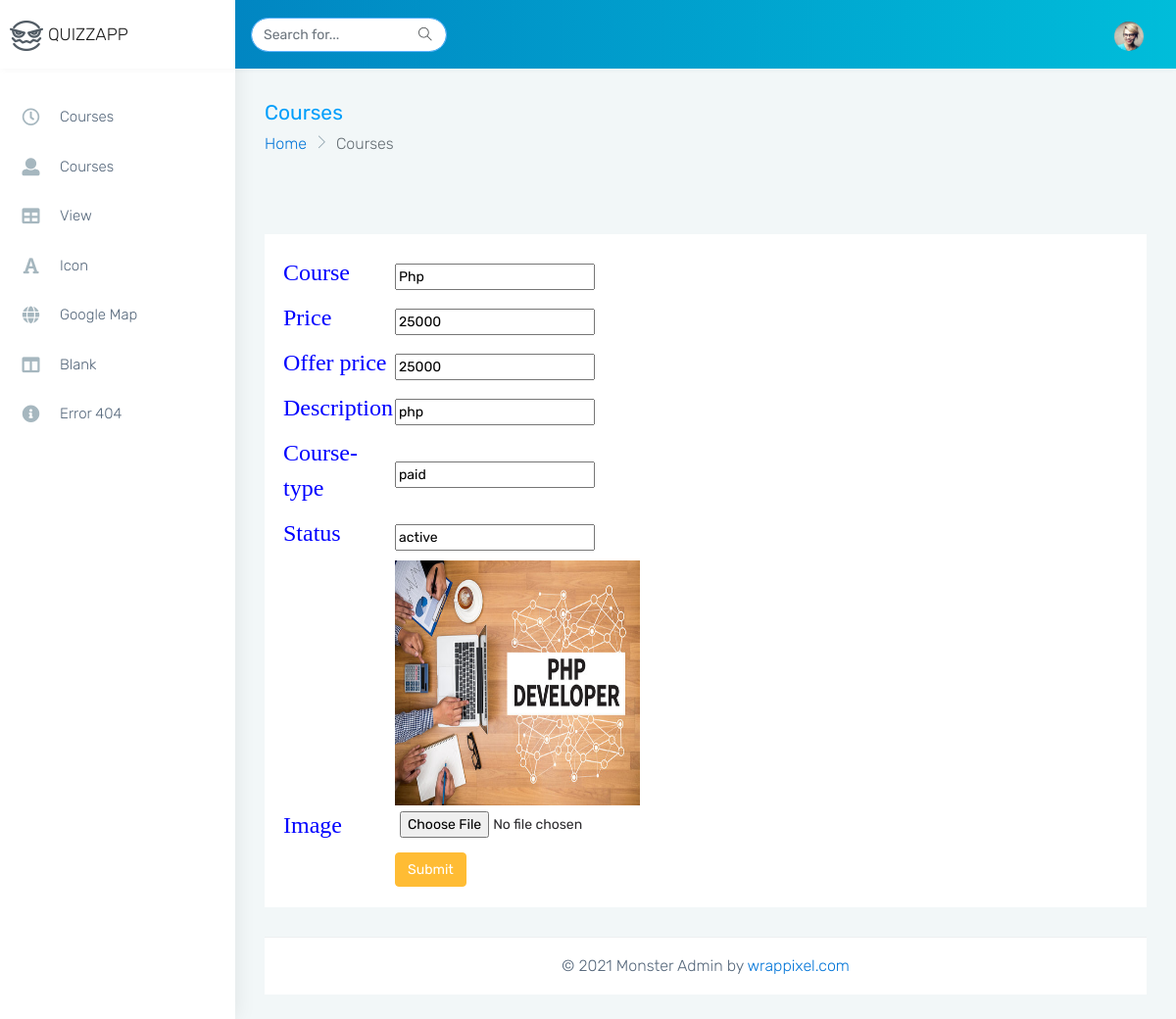
Screenshot of /edit/php/ with the database file from the repository.
### home/models.py (models this page shows, shortened)
class Course(models.Model):
    course_name = models.CharField(max_length=250, unique=True)
    slug = AutoSlugField(populate_from='course_name', unique=True, null=True)
    course_price = models.CharField(max_length=10, default=None)
    course_offer_price = models.CharField(max_length=10, default=None)
    course_description = models.TextField()
    course_type = models.CharField(max_length=10, choices=[('paid', 'Paid'), ('free', 'Free')])  # True for Paid, False for Unpaid
    course_status = models.CharField(max_length=10, choices=[('active', 'Active'), ('inactive', 'Inactive')])
    thumbnail = models.ImageField(
        upload_to='course_thumbnails',
        blank=True,
        null=True,
        default='course/default.png'
    )
    create_at = models.DateField(null=True, blank=True, auto_now=True)
    update_at = models.DateField(null=True, blank=True, auto_now=True)
    delete_at = models.DateField(null=True, blank=True)

### home/views.py (the view)
# urls.py: path('edit/<slug:slug>/', views.edit, name='edit'),
def edit(request, slug):
    course = get_object_or_404(Course, slug=slug)
    data = {
        "data": course
    }
    return render(request, 'edit.html', data)

### Templates/edit.html (shortened to what this page needs)
{% load static %}
<!DOCTYPE html>
<html dir="ltr" lang="en">
<head>
    <link href="https://cdn.jsdelivr.net/npm/bootstrap@5.3.3/dist/css/bootstrap.min.css" rel="stylesheet">
    <link href="{% static 'plugins1/chartist/dist/chartist.min.css' %}" rel="stylesheet">
    <link href="{% static 'css1/style.min.css' %}" rel="stylesheet">
</head>
<body>
    <div id="main-wrapper" data-layout="vertical" data-navbarbg="skin6" data-sidebartype="full"
        data-sidebar-position="absolute" data-header-position="absolute" data-boxed-layout="full">
        <header class="topbar" data-navbarbg="skin6">
            <nav class="navbar top-navbar navbar-expand-md navbar-dark">
                <div class="navbar-header" data-logobg="skin6">
                    <a class="navbar-brand" href="admin_index.html">
                        <b class="logo-icon">
                            <img src="{% static 'images1/logo-icon.png' %}" alt="homepage" class="dark-logo" />
                        </b>
                        <span class="logo-text">
                            QUIZZAPP
                        </span>
                    </a>
                </div>
                <div class="navbar-collapse collapse" id="navbarSupportedContent" data-navbarbg="skin5">
                    <ul class="navbar-nav me-auto mt-md-0 ">
                        <li class="nav-item hidden-sm-down">
                            <form class="app-search ps-3">
                                <input type="text" class="form-control" placeholder="Search for..."> <a
                                    class="srh-btn"><i class="ti-search"></i></a>
                            </form>
                        </li>
                    </ul>
                    <ul class="navbar-nav">
                        <li class="nav-item dropdown">
                            <a class="nav-link dropdown-toggle waves-effect waves-dark" href="#" id="navbarDropdown" role="button" data-bs-toggle="dropdown" aria-expanded="false">
                                <img src="{% static 'images1/users/1.jpg' %}" alt="user" class="profile-pic me-2">
                            </a>
                        </li>
                    </ul>
                </div>
            </nav>
        </header>
        <aside class="left-sidebar" data-sidebarbg="skin6">
            <div class="scroll-sidebar">
                <nav class="sidebar-nav">
                    <ul id="sidebarnav">
                        <li class="sidebar-item"> <a class="sidebar-link waves-effect waves-dark sidebar-link"
                                href="index.html" aria-expanded="false"><i class="me-3 far fa-clock fa-fw"
                                    aria-hidden="true"></i><span class="hide-menu">Courses</span></a></li>
                        <li class="sidebar-item"> <a class="sidebar-link waves-effect waves-dark sidebar-link"
                                href="{% url 'courses' %}" aria-expanded="false">
                                <i class="me-3 fa fa-user" aria-hidden="true"></i><span
                                    class="hide-menu">Courses</span></a>
                        </li>
                        <li class="sidebar-item"> <a class="sidebar-link waves-effect waves-dark sidebar-link"
                                href="{% url 'course_view' %}" aria-expanded="false"><i class="me-3 fa fa-table"
                                    aria-hidden="true"></i><span class="hide-menu">View</span></a></li>
                        <li class="sidebar-item"> <a class="sidebar-link waves-effect waves-dark sidebar-link"
                                href="icon-fontawesome.html" aria-expanded="false"><i class="me-3 fa fa-font"
                                    aria-hidden="true"></i><span class="hide-menu">Icon</span></a></li>
                        <li class="sidebar-item"> <a class="sidebar-link waves-effect waves-dark sidebar-link"
                                href="map-google.html" aria-expanded="false"><i class="me-3 fa fa-globe"
                                    aria-hidden="true"></i><span class="hide-menu">Google Map</span></a></li>
                        <li class="sidebar-item"> <a class="sidebar-link waves-effect waves-dark sidebar-link"
                                href="blank.html" aria-expanded="false"><i class="me-3 fa fa-columns"
                                    aria-hidden="true"></i><span class="hide-menu">Blank</span></a></li>
                        <li class="sidebar-item"> <a class="sidebar-link waves-effect waves-dark sidebar-link"
                                href="404.html" aria-expanded="false"><i class="me-3 fa fa-info-circle"
                                    aria-hidden="true"></i><span class="hide-menu">Error 404</span></a></li>
                    </ul>
                </nav>
            </div>
        </aside>
        <div class="page-wrapper">
            <div class="page-breadcrumb">
                <div class="row align-items-center">
                    <div class="col-md-6 col-8 align-self-center">
                        <h3 class="page-title mb-0 p-0">Courses</h3>
                        <div class="d-flex align-items-center">
                            <nav aria-label="breadcrumb">
                                <ol class="breadcrumb">
                                    <li class="breadcrumb-item"><a href="#">Home</a></li>
                                    <li class="breadcrumb-item active" aria-current="page">Courses</li>
                                </ol>
                            </nav>
                        </div>
                    </div>
                </div>
            </div>
            <div class="container-fluid">
                <div class="row">
                    <div class="col-sm-6">
                    </div>
                </div>
                <div class="row">
                    <div class="col-sm-12">
                        <div class="card">
                            <div class="card-body">
                                <div class="row">
                                    <div class="col-md-6">
                                    <form action="{% url 'update' data.id %}" method="post" enctype="multipart/form-data">
                                          <div class="d-flex justify-content-center align-items-center" >
                                             <table>
                                             <tr>
                                                 <td>
                                                    <label style="font-size: x-large; color: blue;font-family: Cambria, Cochin, Georgia, Times, 'Times New Roman', serif;">Course</label>
                                                 </td>
                                                 <td>
                                                     <input type="text" name="course_name" value={{data.course_name}}>
                                                 </td>
                                             </tr>
                                         <tr>
                                             <td>
                                                 <label style="font-size: x-large; color: blue;font-family: Cambria, Cochin, Georgia, Times, 'Times New Roman', serif;">Price </label>
                                             </td>
                                             <td>
                                                 <input type="text" name="course_price" value={{data.course_price}}>
                                             </td>
                                         </tr>
                                         <tr>
                                             <td>
                                                 <label style="font-size: x-large; color: blue;font-family: Cambria, Cochin, Georgia, Times, 'Times New Roman', serif;">Offer price</label>
                                              </td>
                                              <td>
                                                  <input type="text" name="course_offer_price" value={{ data.course_offer_price}}>
                                              </td>
                                         </tr>
                                         <tr>
                                            <td>
                                                <label style="font-size: x-large; color: blue;font-family: Cambria, Cochin, Georgia, Times, 'Times New Roman', serif;">Description</label>
                                             </td>
                                             <td>
                                                 <input type="text" name="course_description" value={{ data.course_description}}>
                                             </td>
                                        </tr>
                                        <tr>
                                            <td>
                                                <label style="font-size: x-large; color: blue;font-family: Cambria, Cochin, Georgia, Times, 'Times New Roman', serif;">Course-type</label>
                                             </td>
                                             <td>
                                                 <input type="text" name="course_type" value={{ data.course_type}}>
                                             </td>
                                        </tr>
                                        <tr>
                                            <td>
                                                <label style="font-size: x-large; color: blue;font-family: Cambria, Cochin, Georgia, Times, 'Times New Roman', serif;">Status</label>
                                             </td>
                                             <td>
                                                 <input type="text" name="course_status" value={{ data.course_status}}>
                                             </td>
                                        </tr>
                                        <tr>
                                         <td>
                                         </td>
                                         <td>
                                             <img src="{{data.thumbnail.url}}" alt="" height="250" width="250" >
                                         </td>
                                        </tr>
                                           <tr>
                                             <td>
                                                 <label style="font-size: x-large; color: blue;font-family: Cambria, Cochin, Georgia, Times, 'Times New Roman', serif;">   Image
                                             </td>
                                             <td>
                                                 <input type="file"  name="img" accept="image/*" required style="margin-left: 5px;  margin-bottom: 10px;" >
                                             </td>
                                           </tr>
                                        <tr>
                                         <td>
                                         </td>
                                         <td>
                                             <input type="submit" value="Submit"  class="btn btn-warning">
                                         </td>
                                        </tr>
                                         </table>
                                     </div>
                                 </form>
                              </div>
                            </div>
                        </div>
                    </div>
                </div>
            </div>
            <footer class="footer text-center">
                © 2021 Monster Admin by <a href="https://www.wrappixel.com/">wrappixel.com</a>
            </footer>
        </div>
    </div>
</body>
</html>

### rows the page displays
Course: course_name "Php", course_price "25000", course_offer_price "25000", course_description "php", course_type "paid", course_status "active", thumbnail (picture)
